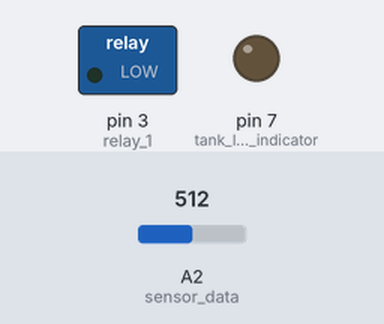
Recording of a sketch running on a simulated Arduino Uno, built with avr-gcc and run on an emulated ATmega328P. On the bench: switched loads named in the sketch (green lamp = pin HIGH), output pins drawn as LEDs (lit = HIGH). Inputs (shaded band) come from the test bench; at power-on: A2 (sensor_data) = 512.

Above: at 1.2 s.
1.3 s: A2 (sensor_data) set to 530
At 2.5 s:
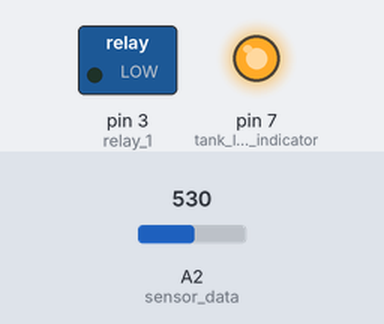
2.8 s: A2 (sensor_data) set to 0
At 3.7 s:
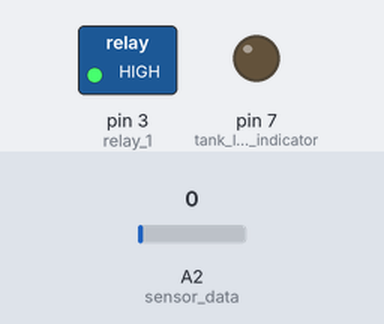
4.3 s: A2 (sensor_data) set to 716
At 4.8 s:
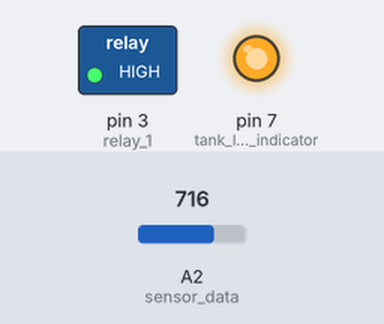
5.8 s: A2 (sensor_data) set to 511
At 7.0 s:
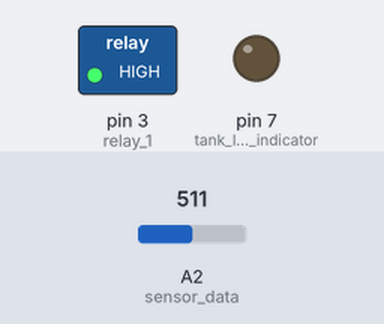
7.3 s: A2 (sensor_data) set to 900
At 8.3 s:
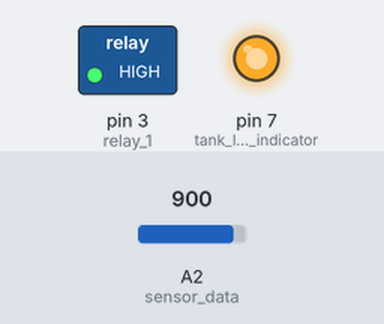
Timing chart, 0 to 9.8 s (numbered marks = the images above; inputs shaded):
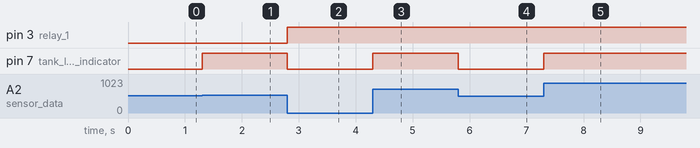

Measured:
- the behaviour switches between 513 and 514 on A2 (sensor_data) (found by bisection; images 0 and 1)
- after the input at 1.3 s, pin 7 (tank_level_indicator): LOW → HIGH at once
- after the input at 2.8 s, pin 3 (relay_1): LOW → HIGH at once; pin 7 (tank_level_indicator): HIGH → LOW at once
- after the input at 4.3 s, pin 7 (tank_level_indicator): LOW → HIGH at once
- after the input at 5.8 s, pin 7 (tank_level_indicator): HIGH → LOW at once
- after the input at 7.3 s, pin 7 (tank_level_indicator): LOW → HIGH at once

The sketch:

tank_level_control.ino
```cpp
int tank_level_indicator = 7;
int relay_1 = 3;
int sensor_data = 2;
bool pump_state = false;
void setup() {
  pinMode(tank_level_indicator, OUTPUT);
  pinMode(relay_1, OUTPUT);
  pinMode(sensor_data, INPUT);
}

void loop() {
  int sensor_data_temp = map_function(analogRead(sensor_data), 0, 1023, 0, 255);
  analogWrite(tank_level_indicator, sensor_data_temp);
  if(sensor_data_temp<5 && !pump_state){
    digitalWrite(relay_1, HIGH);
  }
  else if(sensor_data_temp>254 && pump_state){
    digitalWrite(relay_1, LOW);
  }
}
long map_function(long x, long in_min, long in_max, long out_min, long out_max) {
  return (x - in_min) * (out_max - out_min) / (in_max - in_min) + out_min;
}
```
